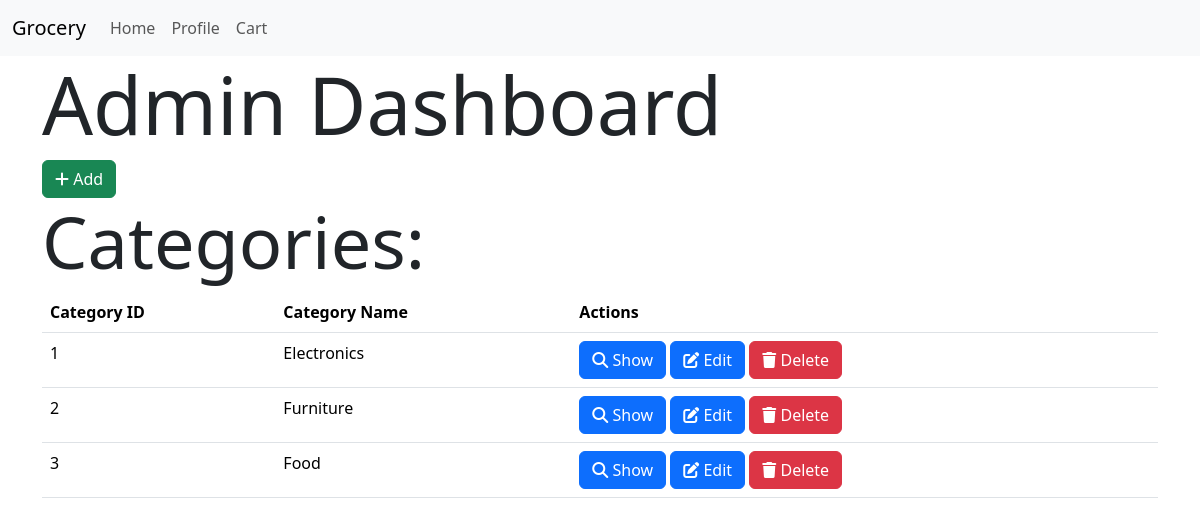
The page /admin (signed in) on the database its author committed.
### models.py (models this page shows)
class Category(db.Model):
    id = db.Column(db.Integer,primary_key=True)
    name=db.Column(db.String(32),unique=True)
    products=db.relationship('Product',backref='category',lazy=True, cascade='all, delete-orphan')

### routes.py (the view)
@app.route('/admin')
@admin_required
def admin():
    categories = Category.query.all()
    return render_template('admin.html', categories=categories)

### routes.py (called while the page is built)
def admin_required(func):
    @wraps(func)
    def inner(*args, **kwargs):
        if 'user_id' not in session:
            flash('Please login to continue')
            return redirect(url_for('login'))
        user = User.query.get(session['user_id'])
        if not user.is_admin:
            flash('You are not authorized to access this page')
            return redirect(url_for('index'))
        return func(*args, **kwargs)
    return inner

### templates/admin.html (shortened to what this page needs)
{% extends 'layout.html' %}
 {% block content %}
 <h1 class="display-1">Admin Dashboard</h1>
 <a href="{{url_for('add_category')}}" class="btn btn-success">
     <i class="fas fa-plus    "></i>
     Add
 </a>
 <h2 class="display-2">Categories:</h2>
 <table class="table">
     <thead>
         <tr>
             <th>Category ID</th>
             <th>Category Name</th>
             <th>Actions</th>
         </tr>
     </thead>
     <tbody>
         {% for category in categories %}
         <tr>
             <td>{{category.id}}</td>
             <td>{{category.name}}</td>
             <td>
                 <a href="{{url_for('show_category', id=category.id)}}" class="btn btn-primary">
                     <i class="fas fa-search    "></i>
                     Show
                 </a>
                 <a href="{{url_for('edit_category', id=category.id)}}" class="btn btn-primary">
                     <i class="fas fa-edit    "></i>
                     Edit
                 </a>
                 <a href="{{url_for('delete_category', id=category.id)}}" class="btn btn-danger">
                     <i class="fas fa-trash    "></i>
                     Delete
                 </a>
             </td>
         </tr>
         {% endfor %}
     </tbody>
 </table>
 {% endblock %}

### rows shown on the page
Category: id "1", name "Electronics"
Category: id "2", name "Furniture"
Category: id "3", name "Food"
